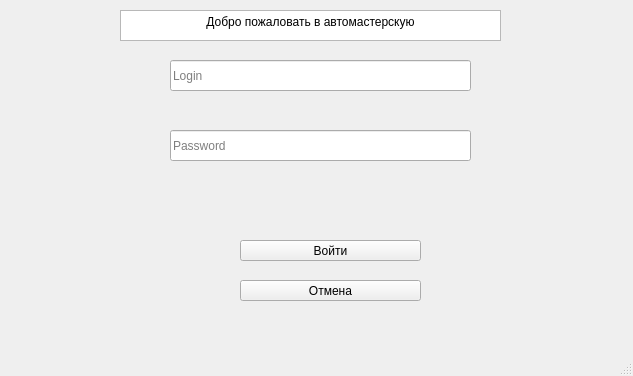
<?xml version="1.0" encoding="UTF-8"?>
<ui version="4.0">
 <class>MainWindow</class>
 <widget class="QMainWindow" name="MainWindow">
  <property name="geometry">
   <rect>
    <x>0</x>
    <y>0</y>
    <width>633</width>
    <height>376</height>
   </rect>
  </property>
  <property name="windowTitle">
   <string>MainWindow</string>
  </property>
  <widget class="QWidget" name="centralwidget">
   <widget class="QPushButton" name="loginButton">
    <property name="geometry">
     <rect>
      <x>240</x>
      <y>240</y>
      <width>181</width>
      <height>21</height>
     </rect>
    </property>
    <property name="text">
     <string>Войти</string>
    </property>
   </widget>
   <widget class="QPushButton" name="cancelButton">
    <property name="geometry">
     <rect>
      <x>240</x>
      <y>280</y>
      <width>181</width>
      <height>21</height>
     </rect>
    </property>
    <property name="text">
     <string>Отмена</string>
    </property>
   </widget>
   <widget class="QLineEdit" name="usernameInput">
    <property name="geometry">
     <rect>
      <x>170</x>
      <y>60</y>
      <width>301</width>
      <height>31</height>
     </rect>
    </property>
    <property name="placeholderText">
     <string>Login</string>
    </property>
   </widget>
   <widget class="QLineEdit" name="passwordInput">
    <property name="geometry">
     <rect>
      <x>170</x>
      <y>130</y>
      <width>301</width>
      <height>31</height>
     </rect>
    </property>
    <property name="placeholderText">
     <string>Password</string>
    </property>
   </widget>
   <widget class="QTextEdit" name="text">
    <property name="geometry">
     <rect>
      <x>120</x>
      <y>10</y>
      <width>381</width>
      <height>31</height>
     </rect>
    </property>
    <property name="html">
     <string>&lt;!DOCTYPE HTML PUBLIC &quot;-//W3C//DTD HTML 4.0//EN&quot; &quot;http://www.w3.org/TR/REC-html40/strict.dtd&quot;&gt;
&lt;html&gt;&lt;head&gt;&lt;meta name=&quot;qrichtext&quot; content=&quot;1&quot; /&gt;&lt;meta charset=&quot;utf-8&quot; /&gt;&lt;style type=&quot;text/css&quot;&gt;
p, li { white-space: pre-wrap; }
hr { height: 1px; border-width: 0; }
li.unchecked::marker { content: &quot;\2610&quot;; }
li.checked::marker { content: &quot;\2612&quot;; }
&lt;/style&gt;&lt;/head&gt;&lt;body style=&quot; font-family:'Segoe UI'; font-size:9pt; font-weight:400; font-style:normal;&quot;&gt;
&lt;p align=&quot;center&quot; style=&quot; margin-top:0px; margin-bottom:0px; margin-left:0px; margin-right:0px; -qt-block-indent:0; text-indent:0px;&quot;&gt;Добро пожаловать в автомастерскую&lt;/p&gt;&lt;/body&gt;&lt;/html&gt;</string>
    </property>
   </widget>
  </widget>
  <widget class="QMenuBar" name="menubar">
   <property name="geometry">
    <rect>
     <x>0</x>
     <y>0</y>
     <width>633</width>
     <height>22</height>
    </rect>
   </property>
  </widget>
  <widget class="QStatusBar" name="statusbar"/>
 </widget>
 <resources/>
 <connections/>
</ui>
